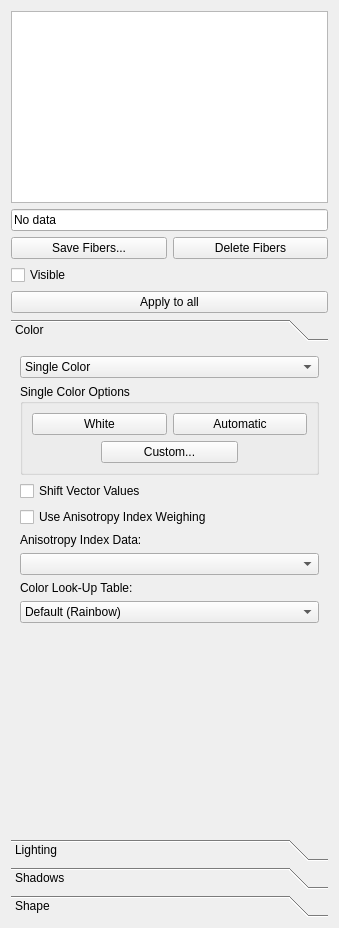
<?xml version="1.0" encoding="UTF-8"?>
<ui version="4.0">
 <class>FiberVisualizationForm</class>
 <widget class="QWidget" name="FiberVisualizationForm">
  <property name="geometry">
   <rect>
    <x>0</x>
    <y>0</y>
    <width>339</width>
    <height>928</height>
   </rect>
  </property>
  <property name="windowTitle">
   <string>Form</string>
  </property>
  <layout class="QVBoxLayout" name="verticalLayout_4">
   <item>
    <widget class="QListWidget" name="dataList">
     <property name="sizePolicy">
      <sizepolicy hsizetype="MinimumExpanding" vsizetype="Minimum">
       <horstretch>0</horstretch>
       <verstretch>0</verstretch>
      </sizepolicy>
     </property>
     <property name="layoutMode">
      <enum>QListView::SinglePass</enum>
     </property>
     <property name="sortingEnabled">
      <bool>false</bool>
     </property>
    </widget>
   </item>
   <item>
    <widget class="QLineEdit" name="dataSetName">
     <property name="text">
      <string>No data</string>
     </property>
     <property name="readOnly">
      <bool>true</bool>
     </property>
    </widget>
   </item>
   <item>
    <layout class="QHBoxLayout" name="horizontalLayout_9">
     <property name="bottomMargin">
      <number>0</number>
     </property>
     <item>
      <widget class="QPushButton" name="saveButton">
       <property name="text">
        <string>Save Fibers...</string>
       </property>
      </widget>
     </item>
     <item>
      <widget class="QPushButton" name="deleteButton">
       <property name="text">
        <string>Delete Fibers</string>
       </property>
      </widget>
     </item>
    </layout>
   </item>
   <item>
    <widget class="QCheckBox" name="visibleCheckBox">
     <property name="text">
      <string>Visible</string>
     </property>
    </widget>
   </item>
   <item>
    <widget class="QPushButton" name="applyToAllButton">
     <property name="text">
      <string>Apply to all</string>
     </property>
    </widget>
   </item>
   <item>
    <widget class="QToolBox" name="toolBox">
     <property name="currentIndex">
      <number>0</number>
     </property>
     <widget class="QWidget" name="colorPage">
      <property name="geometry">
       <rect>
        <x>0</x>
        <y>0</y>
        <width>321</width>
        <height>495</height>
       </rect>
      </property>
      <attribute name="label">
       <string>Color</string>
      </attribute>
      <layout class="QVBoxLayout" name="verticalLayout">
       <item>
        <layout class="QVBoxLayout" name="verticalLayout_10">
         <property name="sizeConstraint">
          <enum>QLayout::SetDefaultConstraint</enum>
         </property>
         <property name="bottomMargin">
          <number>0</number>
         </property>
         <item>
          <widget class="QComboBox" name="coloringTypeComboBox">
           <property name="sizePolicy">
            <sizepolicy hsizetype="Expanding" vsizetype="Fixed">
             <horstretch>0</horstretch>
             <verstretch>0</verstretch>
            </sizepolicy>
           </property>
           <item>
            <property name="text">
             <string>Single Color </string>
            </property>
           </item>
           <item>
            <property name="text">
             <string>Fiber Point Data (LUT)</string>
            </property>
           </item>
           <item>
            <property name="text">
             <string>Fiber Cell Data (RGB)</string>
            </property>
           </item>
           <item>
            <property name="text">
             <string>Main Eigenvector</string>
            </property>
           </item>
           <item>
            <property name="text">
             <string>Fiber Direction</string>
            </property>
           </item>
           <item>
            <property name="text">
             <string>Anisotropy Index</string>
            </property>
           </item>
          </widget>
         </item>
         <item>
          <widget class="QGroupBox" name="colorSingleGroup">
           <property name="sizePolicy">
            <sizepolicy hsizetype="Expanding" vsizetype="Preferred">
             <horstretch>0</horstretch>
             <verstretch>0</verstretch>
            </sizepolicy>
           </property>
           <property name="title">
            <string>Single Color Options</string>
           </property>
           <layout class="QVBoxLayout" name="verticalLayout_11">
            <item>
             <layout class="QHBoxLayout" name="horizontalLayout_2">
              <property name="bottomMargin">
               <number>0</number>
              </property>
              <item>
               <widget class="QPushButton" name="colorSingleWhiteButton">
                <property name="sizePolicy">
                 <sizepolicy hsizetype="Minimum" vsizetype="Fixed">
                  <horstretch>0</horstretch>
                  <verstretch>0</verstretch>
                 </sizepolicy>
                </property>
                <property name="minimumSize">
                 <size>
                  <width>0</width>
                  <height>0</height>
                 </size>
                </property>
                <property name="text">
                 <string>White</string>
                </property>
               </widget>
              </item>
              <item>
               <widget class="QPushButton" name="colorSingleAutoButton">
                <property name="sizePolicy">
                 <sizepolicy hsizetype="Minimum" vsizetype="Fixed">
                  <horstretch>0</horstretch>
                  <verstretch>0</verstretch>
                 </sizepolicy>
                </property>
                <property name="minimumSize">
                 <size>
                  <width>0</width>
                  <height>0</height>
                 </size>
                </property>
                <property name="text">
                 <string>Automatic</string>
                </property>
               </widget>
              </item>
             </layout>
            </item>
            <item>
             <layout class="QHBoxLayout" name="horizontalLayout_8">
              <property name="bottomMargin">
               <number>0</number>
              </property>
              <item>
               <spacer name="horizontalSpacer">
                <property name="orientation">
                 <enum>Qt::Horizontal</enum>
                </property>
                <property name="sizeHint" stdset="0">
                 <size>
                  <width>40</width>
                  <height>20</height>
                 </size>
                </property>
               </spacer>
              </item>
              <item>
               <widget class="QPushButton" name="colorSingleCustomButton">
                <property name="sizePolicy">
                 <sizepolicy hsizetype="Minimum" vsizetype="Fixed">
                  <horstretch>0</horstretch>
                  <verstretch>0</verstretch>
                 </sizepolicy>
                </property>
                <property name="minimumSize">
                 <size>
                  <width>137</width>
                  <height>0</height>
                 </size>
                </property>
                <property name="text">
                 <string>Custom...</string>
                </property>
               </widget>
              </item>
              <item>
               <spacer name="horizontalSpacer_2">
                <property name="orientation">
                 <enum>Qt::Horizontal</enum>
                </property>
                <property name="sizeHint" stdset="0">
                 <size>
                  <width>40</width>
                  <height>20</height>
                 </size>
                </property>
               </spacer>
              </item>
             </layout>
            </item>
           </layout>
          </widget>
         </item>
         <item>
          <widget class="QCheckBox" name="colorShiftValuesCheck">
           <property name="text">
            <string>Shift Vector Values </string>
           </property>
          </widget>
         </item>
         <item>
          <widget class="QCheckBox" name="colorUseAIWeightingCheck">
           <property name="text">
            <string>Use Anisotropy Index Weighing</string>
           </property>
          </widget>
         </item>
         <item>
          <widget class="QLabel" name="colorAILabel">
           <property name="text">
            <string>Anisotropy Index Data:</string>
           </property>
          </widget>
         </item>
         <item>
          <widget class="QComboBox" name="colorAICombo">
           <property name="sizePolicy">
            <sizepolicy hsizetype="Expanding" vsizetype="Fixed">
             <horstretch>0</horstretch>
             <verstretch>0</verstretch>
            </sizepolicy>
           </property>
          </widget>
         </item>
         <item>
          <widget class="QLabel" name="lutLabel">
           <property name="text">
            <string>Color Look-Up Table:</string>
           </property>
          </widget>
         </item>
         <item>
          <widget class="QComboBox" name="lutCombo">
           <item>
            <property name="text">
             <string>Default (Rainbow)</string>
            </property>
           </item>
          </widget>
         </item>
        </layout>
       </item>
       <item>
        <spacer name="verticalSpacer">
         <property name="orientation">
          <enum>Qt::Vertical</enum>
         </property>
         <property name="sizeHint" stdset="0">
          <size>
           <width>20</width>
           <height>40</height>
          </size>
         </property>
        </spacer>
       </item>
      </layout>
     </widget>
     <widget class="QWidget" name="lightingPage">
      <property name="geometry">
       <rect>
        <x>0</x>
        <y>0</y>
        <width>203</width>
        <height>157</height>
       </rect>
      </property>
      <attribute name="label">
       <string>Lighting</string>
      </attribute>
      <layout class="QVBoxLayout" name="verticalLayout_5">
       <item>
        <layout class="QVBoxLayout" name="verticalLayout_2">
         <item>
          <widget class="QCheckBox" name="lightingEnableCheck">
           <property name="text">
            <string>Enable &amp;lighting</string>
           </property>
          </widget>
         </item>
         <item>
          <layout class="QGridLayout" name="_11">
           <property name="margin">
            <number>0</number>
           </property>
           <property name="spacing">
            <number>6</number>
           </property>
           <item row="1" column="0">
            <widget class="QLabel" name="lightingDiffuseLabel">
             <property name="sizePolicy">
              <sizepolicy hsizetype="Preferred" vsizetype="Preferred">
               <horstretch>0</horstretch>
               <verstretch>0</verstretch>
              </sizepolicy>
             </property>
             <property name="text">
              <string>Diffuse</string>
             </property>
             <property name="buddy">
              <cstring>lightingDiffuseSpin</cstring>
             </property>
            </widget>
           </item>
           <item row="1" column="1">
            <layout class="QHBoxLayout" name="_12">
             <property name="spacing">
              <number>6</number>
             </property>
             <property name="margin">
              <number>0</number>
             </property>
             <item>
              <widget class="QSpinBox" name="lightingDiffuseSpin">
               <property name="maximum">
                <number>100</number>
               </property>
              </widget>
             </item>
             <item>
              <widget class="QSlider" name="lightingDiffuseSlider">
               <property name="sizePolicy">
                <sizepolicy hsizetype="MinimumExpanding" vsizetype="Fixed">
                 <horstretch>0</horstretch>
                 <verstretch>0</verstretch>
                </sizepolicy>
               </property>
               <property name="maximum">
                <number>100</number>
               </property>
               <property name="orientation">
                <enum>Qt::Horizontal</enum>
               </property>
              </widget>
             </item>
            </layout>
           </item>
           <item row="2" column="0">
            <widget class="QLabel" name="lightingSpecularLabel">
             <property name="text">
              <string>Specular</string>
             </property>
             <property name="buddy">
              <cstring>lightingSpecularSpin</cstring>
             </property>
            </widget>
           </item>
           <item row="0" column="1">
            <layout class="QHBoxLayout" name="_13">
             <property name="spacing">
              <number>6</number>
             </property>
             <property name="margin">
              <number>0</number>
             </property>
             <item>
              <widget class="QSpinBox" name="lightingAmbientSpin">
               <property name="maximum">
                <number>100</number>
               </property>
              </widget>
             </item>
             <item>
              <widget class="QSlider" name="lightingAmbientSlider">
               <property name="sizePolicy">
                <sizepolicy hsizetype="MinimumExpanding" vsizetype="Fixed">
                 <horstretch>0</horstretch>
                 <verstretch>0</verstretch>
                </sizepolicy>
               </property>
               <property name="maximum">
                <number>100</number>
               </property>
               <property name="orientation">
                <enum>Qt::Horizontal</enum>
               </property>
              </widget>
             </item>
            </layout>
           </item>
           <item row="2" column="1">
            <layout class="QHBoxLayout" name="_14">
             <property name="spacing">
              <number>6</number>
             </property>
             <property name="margin">
              <number>0</number>
             </property>
             <item>
              <widget class="QSpinBox" name="lightingSpecularSpin">
               <property name="maximum">
                <number>100</number>
               </property>
              </widget>
             </item>
             <item>
              <widget class="QSlider" name="lightingSpecularSlider">
               <property name="sizePolicy">
                <sizepolicy hsizetype="MinimumExpanding" vsizetype="Fixed">
                 <horstretch>0</horstretch>
                 <verstretch>0</verstretch>
                </sizepolicy>
               </property>
               <property name="maximum">
                <number>100</number>
               </property>
               <property name="orientation">
                <enum>Qt::Horizontal</enum>
               </property>
              </widget>
             </item>
            </layout>
           </item>
           <item row="3" column="0">
            <widget class="QLabel" name="lightingShineLabel">
             <property name="text">
              <string>Shine</string>
             </property>
             <property name="buddy">
              <cstring>lightingShineSpin</cstring>
             </property>
            </widget>
           </item>
           <item row="3" column="1">
            <layout class="QHBoxLayout" name="_15">
             <property name="spacing">
              <number>6</number>
             </property>
             <property name="margin">
              <number>0</number>
             </property>
             <item>
              <widget class="QSpinBox" name="lightingShineSpin">
               <property name="minimum">
                <number>1</number>
               </property>
               <property name="maximum">
                <number>40</number>
               </property>
              </widget>
             </item>
             <item>
              <widget class="QSlider" name="lightingShineSlider">
               <property name="sizePolicy">
                <sizepolicy hsizetype="MinimumExpanding" vsizetype="Fixed">
                 <horstretch>0</horstretch>
                 <verstretch>0</verstretch>
                </sizepolicy>
               </property>
               <property name="minimum">
                <number>1</number>
               </property>
               <property name="maximum">
                <number>40</number>
               </property>
               <property name="orientation">
                <enum>Qt::Horizontal</enum>
               </property>
              </widget>
             </item>
            </layout>
           </item>
           <item row="0" column="0">
            <widget class="QLabel" name="lightingAmbientLabel">
             <property name="text">
              <string>Ambient</string>
             </property>
            </widget>
           </item>
          </layout>
         </item>
        </layout>
       </item>
       <item>
        <spacer name="verticalSpacer_2">
         <property name="orientation">
          <enum>Qt::Vertical</enum>
         </property>
         <property name="sizeHint" stdset="0">
          <size>
           <width>20</width>
           <height>76</height>
          </size>
         </property>
        </spacer>
       </item>
      </layout>
     </widget>
     <widget class="QWidget" name="shadowsPage">
      <property name="geometry">
       <rect>
        <x>0</x>
        <y>0</y>
        <width>208</width>
        <height>129</height>
       </rect>
      </property>
      <attribute name="label">
       <string>Shadows</string>
      </attribute>
      <layout class="QVBoxLayout" name="verticalLayout_6">
       <item>
        <layout class="QVBoxLayout" name="verticalLayout_3">
         <item>
          <widget class="QCheckBox" name="shadowsEnableCheck">
           <property name="enabled">
            <bool>true</bool>
           </property>
           <property name="text">
            <string>Enable sha&amp;dows</string>
           </property>
          </widget>
         </item>
         <item>
          <layout class="QGridLayout" name="shadowsOptionsGLayout">
           <property name="margin">
            <number>0</number>
           </property>
           <property name="spacing">
            <number>6</number>
           </property>
           <item row="0" column="0">
            <widget class="QLabel" name="shadowsAmbientLabel">
             <property name="text">
              <string>Ambient</string>
             </property>
             <property name="buddy">
              <cstring>shadowsAmbientSpin</cstring>
             </property>
            </widget>
           </item>
           <item row="0" column="1">
            <layout class="QHBoxLayout" name="_17">
             <property name="spacing">
              <number>6</number>
             </property>
             <property name="margin">
              <number>0</number>
             </property>
             <item>
              <widget class="QSpinBox" name="shadowsAmbientSpin">
               <property name="maximum">
                <number>100</number>
               </property>
              </widget>
             </item>
             <item>
              <widget class="QSlider" name="shadowsAmbientSlider">
               <property name="sizePolicy">
                <sizepolicy hsizetype="MinimumExpanding" vsizetype="Fixed">
                 <horstretch>0</horstretch>
                 <verstretch>0</verstretch>
                </sizepolicy>
               </property>
               <property name="maximum">
                <number>100</number>
               </property>
               <property name="orientation">
                <enum>Qt::Horizontal</enum>
               </property>
              </widget>
             </item>
            </layout>
           </item>
           <item row="2" column="0">
            <widget class="QLabel" name="shadowsThicknessLabel">
             <property name="text">
              <string>Thickness</string>
             </property>
            </widget>
           </item>
           <item row="1" column="0">
            <widget class="QLabel" name="shadowsDiffuseLabel">
             <property name="sizePolicy">
              <sizepolicy hsizetype="Fixed" vsizetype="Preferred">
               <horstretch>0</horstretch>
               <verstretch>0</verstretch>
              </sizepolicy>
             </property>
             <property name="text">
              <string>Diffuse</string>
             </property>
             <property name="buddy">
              <cstring>shapeTubeSidesSpin</cstring>
             </property>
            </widget>
           </item>
           <item row="2" column="1">
            <layout class="QHBoxLayout" name="_19">
             <property name="spacing">
              <number>6</number>
             </property>
             <property name="margin">
              <number>0</number>
             </property>
             <item>
              <widget class="QSpinBox" name="shadowsThicknessSpin">
               <property name="minimum">
                <number>1</number>
               </property>
               <property name="maximum">
                <number>10</number>
               </property>
              </widget>
             </item>
             <item>
              <widget class="QSlider" name="shadowsThicknessSlider">
               <property name="sizePolicy">
                <sizepolicy hsizetype="MinimumExpanding" vsizetype="Fixed">
                 <horstretch>0</horstretch>
                 <verstretch>0</verstretch>
                </sizepolicy>
               </property>
               <property name="minimum">
                <number>1</number>
               </property>
               <property name="maximum">
                <number>10</number>
               </property>
               <property name="orientation">
                <enum>Qt::Horizontal</enum>
               </property>
              </widget>
             </item>
            </layout>
           </item>
           <item row="1" column="1">
            <layout class="QHBoxLayout" name="_18">
             <property name="spacing">
              <number>6</number>
             </property>
             <property name="margin">
              <number>0</number>
             </property>
             <item>
              <widget class="QSpinBox" name="shadowsDiffuseSpin">
               <property name="maximum">
                <number>100</number>
               </property>
              </widget>
             </item>
             <item>
              <widget class="QSlider" name="shadowsDiffuseSlider">
               <property name="sizePolicy">
                <sizepolicy hsizetype="MinimumExpanding" vsizetype="Fixed">
                 <horstretch>0</horstretch>
                 <verstretch>0</verstretch>
                </sizepolicy>
               </property>
               <property name="maximum">
                <number>100</number>
               </property>
               <property name="orientation">
                <enum>Qt::Horizontal</enum>
               </property>
              </widget>
             </item>
            </layout>
           </item>
          </layout>
         </item>
        </layout>
       </item>
       <item>
        <spacer name="verticalSpacer_3">
         <property name="orientation">
          <enum>Qt::Vertical</enum>
         </property>
         <property name="sizeHint" stdset="0">
          <size>
           <width>20</width>
           <height>139</height>
          </size>
         </property>
        </spacer>
       </item>
      </layout>
     </widget>
     <widget class="QWidget" name="shapePage">
      <property name="geometry">
       <rect>
        <x>0</x>
        <y>0</y>
        <width>321</width>
        <height>495</height>
       </rect>
      </property>
      <property name="sizePolicy">
       <sizepolicy hsizetype="Preferred" vsizetype="Preferred">
        <horstretch>0</horstretch>
        <verstretch>0</verstretch>
       </sizepolicy>
      </property>
      <property name="autoFillBackground">
       <bool>true</bool>
      </property>
      <attribute name="label">
       <string>Shape</string>
      </attribute>
      <layout class="QVBoxLayout" name="verticalLayout_8">
       <item>
        <layout class="QVBoxLayout" name="verticalLayout_7" stretch="0,0,0">
         <item>
          <widget class="QComboBox" name="shapeCombo">
           <property name="sizePolicy">
            <sizepolicy hsizetype="Expanding" vsizetype="Fixed">
             <horstretch>0</horstretch>
             <verstretch>0</verstretch>
            </sizepolicy>
           </property>
           <item>
            <property name="text">
             <string>Streamlines</string>
            </property>
           </item>
           <item>
            <property name="text">
             <string>Streamtubes</string>
            </property>
           </item>
           <item>
            <property name="text">
             <string>Hyperstreamtubes</string>
            </property>
           </item>
           <item>
            <property name="text">
             <string>Hyperstreamprims</string>
            </property>
           </item>
           <item>
            <property name="text">
             <string>Streamribbons</string>
            </property>
           </item>
          </widget>
         </item>
         <item>
          <layout class="QHBoxLayout" name="horizontalLayout">
           <property name="sizeConstraint">
            <enum>QLayout::SetDefaultConstraint</enum>
           </property>
           <item>
            <widget class="QCheckBox" name="shapeSimplifyEnable">
             <property name="text">
              <string>Simplify</string>
             </property>
             <property name="checked">
              <bool>true</bool>
             </property>
            </widget>
           </item>
           <item>
            <widget class="QLabel" name="shapePLLengthLabel">
             <property name="sizePolicy">
              <sizepolicy hsizetype="Expanding" vsizetype="Fixed">
               <horstretch>0</horstretch>
               <verstretch>0</verstretch>
              </sizepolicy>
             </property>
             <property name="text">
              <string>Polyline Length</string>
             </property>
            </widget>
           </item>
           <item>
            <widget class="QDoubleSpinBox" name="shapePLLengthSpin">
             <property name="sizePolicy">
              <sizepolicy hsizetype="Minimum" vsizetype="Fixed">
               <horstretch>0</horstretch>
               <verstretch>0</verstretch>
              </sizepolicy>
             </property>
             <property name="minimumSize">
              <size>
               <width>62</width>
               <height>0</height>
              </size>
             </property>
             <property name="minimum">
              <double>0.010000000000000</double>
             </property>
             <property name="singleStep">
              <double>0.100000000000000</double>
             </property>
             <property name="value">
              <double>1.000000000000000</double>
             </property>
            </widget>
           </item>
          </layout>
         </item>
         <item>
          <layout class="QHBoxLayout" name="horizontalLayout_3">
           <item>
            <widget class="QGroupBox" name="shapeTubeGroup">
             <property name="sizePolicy">
              <sizepolicy hsizetype="Expanding" vsizetype="Fixed">
               <horstretch>0</horstretch>
               <verstretch>0</verstretch>
              </sizepolicy>
             </property>
             <property name="minimumSize">
              <size>
               <width>0</width>
               <height>150</height>
              </size>
             </property>
             <property name="title">
              <string>Shape Options</string>
             </property>
             <layout class="QVBoxLayout" name="verticalLayout_9">
              <item>
               <layout class="QHBoxLayout" name="horizontalLayout_4">
                <item>
                 <widget class="QLabel" name="shapeTubeRadiusLabel">
                  <property name="text">
                   <string>Radius</string>
                  </property>
                 </widget>
                </item>
                <item>
                 <widget class="QDoubleSpinBox" name="shapeTubeRadiusSpin">
                  <property name="sizePolicy">
                   <sizepolicy hsizetype="Fixed" vsizetype="Fixed">
                    <horstretch>0</horstretch>
                    <verstretch>0</verstretch>
                   </sizepolicy>
                  </property>
                  <property name="minimumSize">
                   <size>
                    <width>60</width>
                    <height>0</height>
                   </size>
                  </property>
                  <property name="minimum">
                   <double>0.100000000000000</double>
                  </property>
                  <property name="maximum">
                   <double>99.900000000000006</double>
                  </property>
                  <property name="singleStep">
                   <double>0.100000000000000</double>
                  </property>
                  <property name="value">
                   <double>0.500000000000000</double>
                  </property>
                 </widget>
                </item>
               </layout>
              </item>
              <item>
               <layout class="QHBoxLayout" name="horizontalLayout_5">
                <item>
                 <widget class="QLabel" name="shapeTubeHyperLabel">
                  <property name="text">
                   <string>Hyper Scale</string>
                  </property>
                 </widget>
                </item>
                <item>
                 <widget class="QDoubleSpinBox" name="shapeTubeHyperSpin">
                  <property name="sizePolicy">
                   <sizepolicy hsizetype="Fixed" vsizetype="Fixed">
                    <horstretch>0</horstretch>
                    <verstretch>0</verstretch>
                   </sizepolicy>
                  </property>
                  <property name="minimumSize">
                   <size>
                    <width>60</width>
                    <height>0</height>
                   </size>
                  </property>
                  <property name="minimum">
                   <double>0.100000000000000</double>
                  </property>
                  <property name="maximum">
                   <double>99.900000000000006</double>
                  </property>
                  <property name="singleStep">
                   <double>0.100000000000000</double>
                  </property>
                  <property name="value">
                   <double>1.000000000000000</double>
                  </property>
                 </widget>
                </item>
               </layout>
              </item>
              <item>
               <layout class="QHBoxLayout" name="horizontalLayout_6">
                <item>
                 <widget class="QLabel" name="shapeTubeSidesLabel">
                  <property name="text">
                   <string>Number of Sides</string>
                  </property>
                 </widget>
                </item>
                <item>
                 <widget class="QSpinBox" name="shapeTubeSidesSpin">
                  <property name="sizePolicy">
                   <sizepolicy hsizetype="Fixed" vsizetype="Fixed">
                    <horstretch>0</horstretch>
                    <verstretch>0</verstretch>
                   </sizepolicy>
                  </property>
                  <property name="minimumSize">
                   <size>
                    <width>60</width>
                    <height>0</height>
                   </size>
                  </property>
                  <property name="minimum">
                   <number>3</number>
                  </property>
                  <property name="maximum">
                   <number>64</number>
                  </property>
                  <property name="value">
                   <number>6</number>
                  </property>
                 </widget>
                </item>
               </layout>
              </item>
              <item>
               <widget class="QLabel" name="eigensystemLabel">
                <property name="text">
                 <string>DTI Eigensystem Image: </string>
                </property>
               </widget>
              </item>
              <item>
               <widget class="QComboBox" name="eigensystemCombo"/>
              </item>
              <item>
               <layout class="QHBoxLayout" name="horizontalLayout_7">
                <item>
                 <widget class="QPushButton" name="shapeTubeUpdateButton">
                  <property name="sizePolicy">
                   <sizepolicy hsizetype="Fixed" vsizetype="Fixed">
                    <horstretch>0</horstretch>
                    <verstretch>0</verstretch>
                   </sizepolicy>
                  </property>
                  <property name="text">
                   <string>Update</string>
                  </property>
                 </widget>
                </item>
               </layout>
              </item>
             </layout>
            </widget>
           </item>
          </layout>
         </item>
        </layout>
       </item>
       <item>
        <spacer name="verticalSpacer_4">
         <property name="orientation">
          <enum>Qt::Vertical</enum>
         </property>
         <property name="sizeType">
          <enum>QSizePolicy::Expanding</enum>
         </property>
         <property name="sizeHint" stdset="0">
          <size>
           <width>20</width>
           <height>40</height>
          </size>
         </property>
        </spacer>
       </item>
      </layout>
     </widget>
    </widget>
   </item>
  </layout>
 </widget>
 <tabstops>
  <tabstop>visibleCheckBox</tabstop>
  <tabstop>dataSetName</tabstop>
  <tabstop>dataList</tabstop>
  <tabstop>lightingEnableCheck</tabstop>
  <tabstop>lightingDiffuseSpin</tabstop>
  <tabstop>lightingDiffuseSlider</tabstop>
  <tabstop>lightingAmbientSpin</tabstop>
  <tabstop>lightingAmbientSlider</tabstop>
  <tabstop>lightingSpecularSpin</tabstop>
  <tabstop>lightingSpecularSlider</tabstop>
  <tabstop>lightingShineSpin</tabstop>
  <tabstop>lightingShineSlider</tabstop>
  <tabstop>shadowsEnableCheck</tabstop>
  <tabstop>shadowsAmbientSpin</tabstop>
  <tabstop>shadowsAmbientSlider</tabstop>
  <tabstop>shadowsThicknessSpin</tabstop>
  <tabstop>shadowsThicknessSlider</tabstop>
  <tabstop>shadowsDiffuseSpin</tabstop>
  <tabstop>shadowsDiffuseSlider</tabstop>
  <tabstop>shapeCombo</tabstop>
  <tabstop>shapePLLengthSpin</tabstop>
  <tabstop>shapeTubeRadiusSpin</tabstop>
  <tabstop>shapeTubeHyperSpin</tabstop>
  <tabstop>shapeTubeSidesSpin</tabstop>
  <tabstop>shapeTubeUpdateButton</tabstop>
 </tabstops>
 <resources/>
 <connections>
  <connection>
   <sender>shadowsAmbientSpin</sender>
   <signal>valueChanged(int)</signal>
   <receiver>shadowsAmbientSlider</receiver>
   <slot>setValue(int)</slot>
   <hints>
    <hint type="sourcelabel">
     <x>143</x>
     <y>657</y>
    </hint>
    <hint type="destinationlabel">
     <x>317</x>
     <y>652</y>
    </hint>
   </hints>
  </connection>
  <connection>
   <sender>shadowsAmbientSlider</sender>
   <signal>valueChanged(int)</signal>
   <receiver>shadowsAmbientSpin</receiver>
   <slot>setValue(int)</slot>
   <hints>
    <hint type="sourcelabel">
     <x>317</x>
     <y>652</y>
    </hint>
    <hint type="destinationlabel">
     <x>143</x>
     <y>657</y>
    </hint>
   </hints>
  </connection>
  <connection>
   <sender>shadowsDiffuseSpin</sender>
   <signal>valueChanged(int)</signal>
   <receiver>shadowsDiffuseSlider</receiver>
   <slot>setValue(int)</slot>
   <hints>
    <hint type="sourcelabel">
     <x>143</x>
     <y>692</y>
    </hint>
    <hint type="destinationlabel">
     <x>317</x>
     <y>687</y>
    </hint>
   </hints>
  </connection>
  <connection>
   <sender>shadowsDiffuseSlider</sender>
   <signal>valueChanged(int)</signal>
   <receiver>shadowsDiffuseSpin</receiver>
   <slot>setValue(int)</slot>
   <hints>
    <hint type="sourcelabel">
     <x>317</x>
     <y>687</y>
    </hint>
    <hint type="destinationlabel">
     <x>143</x>
     <y>692</y>
    </hint>
   </hints>
  </connection>
  <connection>
   <sender>shadowsThicknessSpin</sender>
   <signal>valueChanged(int)</signal>
   <receiver>shadowsThicknessSlider</receiver>
   <slot>setValue(int)</slot>
   <hints>
    <hint type="sourcelabel">
     <x>143</x>
     <y>727</y>
    </hint>
    <hint type="destinationlabel">
     <x>317</x>
     <y>722</y>
    </hint>
   </hints>
  </connection>
  <connection>
   <sender>shadowsThicknessSlider</sender>
   <signal>valueChanged(int)</signal>
   <receiver>shadowsThicknessSpin</receiver>
   <slot>setValue(int)</slot>
   <hints>
    <hint type="sourcelabel">
     <x>317</x>
     <y>722</y>
    </hint>
    <hint type="destinationlabel">
     <x>143</x>
     <y>727</y>
    </hint>
   </hints>
  </connection>
  <connection>
   <sender>lightingAmbientSpin</sender>
   <signal>valueChanged(int)</signal>
   <receiver>lightingAmbientSlider</receiver>
   <slot>setValue(int)</slot>
   <hints>
    <hint type="sourcelabel">
     <x>122</x>
     <y>618</y>
    </hint>
    <hint type="destinationlabel">
     <x>167</x>
     <y>614</y>
    </hint>
   </hints>
  </connection>
  <connection>
   <sender>lightingAmbientSlider</sender>
   <signal>valueChanged(int)</signal>
   <receiver>lightingAmbientSpin</receiver>
   <slot>setValue(int)</slot>
   <hints>
    <hint type="sourcelabel">
     <x>231</x>
     <y>612</y>
    </hint>
    <hint type="destinationlabel">
     <x>135</x>
     <y>615</y>
    </hint>
   </hints>
  </connection>
  <connection>
   <sender>lightingDiffuseSpin</sender>
   <signal>valueChanged(int)</signal>
   <receiver>lightingDiffuseSlider</receiver>
   <slot>setValue(int)</slot>
   <hints>
    <hint type="sourcelabel">
     <x>132</x>
     <y>649</y>
    </hint>
    <hint type="destinationlabel">
     <x>162</x>
     <y>647</y>
    </hint>
   </hints>
  </connection>
  <connection>
   <sender>lightingDiffuseSlider</sender>
   <signal>valueChanged(int)</signal>
   <receiver>lightingDiffuseSpin</receiver>
   <slot>setValue(int)</slot>
   <hints>
    <hint type="sourcelabel">
     <x>206</x>
     <y>647</y>
    </hint>
    <hint type="destinationlabel">
     <x>127</x>
     <y>647</y>
    </hint>
   </hints>
  </connection>
  <connection>
   <sender>lightingSpecularSpin</sender>
   <signal>valueChanged(int)</signal>
   <receiver>lightingSpecularSlider</receiver>
   <slot>setValue(int)</slot>
   <hints>
    <hint type="sourcelabel">
     <x>129</x>
     <y>676</y>
    </hint>
    <hint type="destinationlabel">
     <x>160</x>
     <y>684</y>
    </hint>
   </hints>
  </connection>
  <connection>
   <sender>lightingSpecularSlider</sender>
   <signal>valueChanged(int)</signal>
   <receiver>lightingSpecularSpin</receiver>
   <slot>setValue(int)</slot>
   <hints>
    <hint type="sourcelabel">
     <x>177</x>
     <y>689</y>
    </hint>
    <hint type="destinationlabel">
     <x>137</x>
     <y>689</y>
    </hint>
   </hints>
  </connection>
  <connection>
   <sender>lightingShineSpin</sender>
   <signal>valueChanged(int)</signal>
   <receiver>lightingShineSlider</receiver>
   <slot>setValue(int)</slot>
   <hints>
    <hint type="sourcelabel">
     <x>109</x>
     <y>719</y>
    </hint>
    <hint type="destinationlabel">
     <x>163</x>
     <y>720</y>
    </hint>
   </hints>
  </connection>
  <connection>
   <sender>lightingShineSlider</sender>
   <signal>valueChanged(int)</signal>
   <receiver>lightingShineSpin</receiver>
   <slot>setValue(int)</slot>
   <hints>
    <hint type="sourcelabel">
     <x>218</x>
     <y>716</y>
    </hint>
    <hint type="destinationlabel">
     <x>131</x>
     <y>723</y>
    </hint>
   </hints>
  </connection>
 </connections>
</ui>
